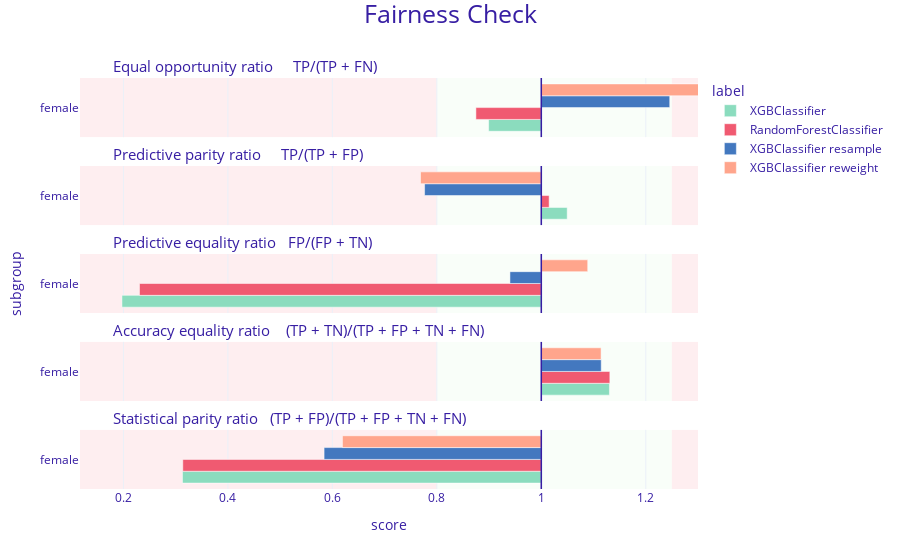

The code cell stored with this chart in its notebook:
### Code cell
fobject.plot([fobject2, fobject3, fobject4])

### Figure 1 — Plotly figure (JSON) as saved in the notebook; plotly's stock layout.template omitted (floating-point values rounded to 4 significant figures)
{"data": [{"alignmentgroup": "True", "customdata": [["female", 0.899, "XGBClassifier"]], "hovertemplate": "<b>%{customdata[2]}</b><br>Subgroup: %{customdata[0]}<br>Score: %{customdata[1]}<br><extra></extra>", "legendgroup": "XGBClassifier", "marker": {"color": "#8bdcbe", "pattern": {"shape": ""}}, "name": "XGBClassifier", "offsetgroup": "XGBClassifier", "orientation": "h", "showlegend": true, "textposition": "auto", "x": [-0.1008], "xaxis": "x5", "y": [0.5], "yaxis": "y5", "type": "bar"}, {"alignmentgroup": "True", "customdata": [["female", 1.05, "XGBClassifier"]], "hovertemplate": "<b>%{customdata[2]}</b><br>Subgroup: %{customdata[0]}<br>Score: %{customdata[1]}<br><extra></extra>", "legendgroup": "XGBClassifier", "marker": {"color": "#8bdcbe", "pattern": {"shape": ""}}, "name": "XGBClassifier", "offsetgroup": "XGBClassifier", "orientation": "h", "showlegend": false, "textposition": "auto", "x": [0.04962], "xaxis": "x4", "y": [0.5], "yaxis": "y4", "type": "bar"}, {"alignmentgroup": "True", "customdata": [["female", 0.197, "XGBClassifier"]], "hovertemplate": "<b>%{customdata[2]}</b><br>Subgroup: %{customdata[0]}<br>Score: %{customdata[1]}<br><extra></extra>", "legendgroup": "XGBClassifier", "marker": {"color": "#8bdcbe", "pattern": {"shape": ""}}, "name": "XGBClassifier", "offsetgroup": "XGBClassifier", "orientation": "h", "showlegend": false, "textposition": "auto", "x": [-0.8028], "xaxis": "x3", "y": [0.5], "yaxis": "y3", "type": "bar"}, {"alignmentgroup": "True", "customdata": [["female", 1.13, "XGBClassifier"]], "hovertemplate": "<b>%{customdata[2]}</b><br>Subgroup: %{customdata[0]}<br>Score: %{customdata[1]}<br><extra></extra>", "legendgroup": "XGBClassifier", "marker": {"color": "#8bdcbe", "pattern": {"shape": ""}}, "name": "XGBClassifier", "offsetgroup": "XGBClassifier", "orientation": "h", "showlegend": false, "textposition": "auto", "x": [0.1304], "xaxis": "x2", "y": [0.5], "yaxis": "y2", "type": "bar"}, {"alignmentgroup": "True", "customdata": [["female", 0.313, "XGBClassifier"]], "hovertemplate": "<b>%{customdata[2]}</b><br>Subgroup: %{customdata[0]}<br>Score: %{customdata[1]}<br><extra></extra>", "legendgroup": "XGBClassifier", "marker": {"color": "#8bdcbe", "pattern": {"shape": ""}}, "name": "XGBClassifier", "offsetgroup": "XGBClassifier", "orientation": "h", "showlegend": false, "textposition": "auto", "x": [-0.687], "xaxis": "x", "y": [0.5], "yaxis": "y", "type": "bar"}, {"alignmentgroup": "True", "customdata": [["female", 0.875, "RandomForestClassifier"]], "hovertemplate": "<b>%{customdata[2]}</b><br>Subgroup: %{customdata[0]}<br>Score: %{customdata[1]}<br><extra></extra>", "legendgroup": "RandomForestClassifier", "marker": {"color": "#f05a71", "pattern": {"shape": ""}}, "name": "RandomForestClassifier", "offsetgroup": "RandomForestClassifier", "orientation": "h", "showlegend": true, "textposition": "auto", "x": [-0.1252], "xaxis": "x5", "y": [0.5], "yaxis": "y5", "type": "bar"}, {"alignmentgroup": "True", "customdata": [["female", 1.015, "RandomForestClassifier"]], "hovertemplate": "<b>%{customdata[2]}</b><br>Subgroup: %{customdata[0]}<br>Score: %{customdata[1]}<br><extra></extra>", "legendgroup": "RandomForestClassifier", "marker": {"color": "#f05a71", "pattern": {"shape": ""}}, "name": "RandomForestClassifier", "offsetgroup": "RandomForestClassifier", "orientation": "h", "showlegend": false, "textposition": "auto", "x": [0.01499], "xaxis": "x4", "y": [0.5], "yaxis": "y4", "type": "bar"}, {"alignmentgroup": "True", "customdata": [["female", 0.231, "RandomForestClassifier"]], "hovertemplate": "<b>%{customdata[2]}</b><br>Subgroup: %{customdata[0]}<br>Score: %{customdata[1]}<br><extra></extra>", "legendgroup": "RandomForestClassifier", "marker": {"color": "#f05a71", "pattern": {"shape": ""}}, "name": "RandomForestClassifier", "offsetgroup": "RandomForestClassifier", "orientation": "h", "showlegend": false, "textposition": "auto", "x": [-0.7692], "xaxis": "x3", "y": [0.5], "yaxis": "y3", "type": "bar"}, {"alignmentgroup": "True", "customdata": [["female", 1.131, "RandomForestClassifier"]], "hovertemplate": "<b>%{customdata[2]}</b><br>Subgroup: %{customdata[0]}<br>Score: %{customdata[1]}<br><extra></extra>", "legendgroup": "RandomForestClassifier", "marker": {"color": "#f05a71", "pattern": {"shape": ""}}, "name": "RandomForestClassifier", "offsetgroup": "RandomForestClassifier", "orientation": "h", "showlegend": false, "textposition": "auto", "x": [0.1312], "xaxis": "x2", "y": [0.5], "yaxis": "y2", "type": "bar"}, {"alignmentgroup": "True", "customdata": [["female", 0.314, "RandomForestClassifier"]], "hovertemplate": "<b>%{customdata[2]}</b><br>Subgroup: %{customdata[0]}<br>Score: %{customdata[1]}<br><extra></extra>", "legendgroup": "RandomForestClassifier", "marker": {"color": "#f05a71", "pattern": {"shape": ""}}, "name": "RandomForestClassifier", "offsetgroup": "RandomForestClassifier", "orientation": "h", "showlegend": false, "textposition": "auto", "x": [-0.6863], "xaxis": "x", "y": [0.5], "yaxis": "y", "type": "bar"}, {"alignmentgroup": "True", "customdata": [["female", 1.246, "XGBClassifier resample"]], "hovertemplate": "<b>%{customdata[2]}</b><br>Subgroup: %{customdata[0]}<br>Score: %{customdata[1]}<br><extra></extra>", "legendgroup": "XGBClassifier resample", "marker": {"color": "#4378bf", "pattern": {"shape": ""}}, "name": "XGBClassifier resample", "offsetgroup": "XGBClassifier resample", "orientation": "h", "showlegend": true, "textposition": "auto", "x": [0.2459], "xaxis": "x5", "y": [0.5], "yaxis": "y5", "type": "bar"}, {"alignmentgroup": "True", "customdata": [["female", 0.777, "XGBClassifier resample"]], "hovertemplate": "<b>%{customdata[2]}</b><br>Subgroup: %{customdata[0]}<br>Score: %{customdata[1]}<br><extra></extra>", "legendgroup": "XGBClassifier resample", "marker": {"color": "#4378bf", "pattern": {"shape": ""}}, "name": "XGBClassifier resample", "offsetgroup": "XGBClassifier resample", "orientation": "h", "showlegend": false, "textposition": "auto", "x": [-0.2234], "xaxis": "x4", "y": [0.5], "yaxis": "y4", "type": "bar"}, {"alignmentgroup": "True", "customdata": [["female", 0.94, "XGBClassifier resample"]], "hovertemplate": "<b>%{customdata[2]}</b><br>Subgroup: %{customdata[0]}<br>Score: %{customdata[1]}<br><extra></extra>", "legendgroup": "XGBClassifier resample", "marker": {"color": "#4378bf", "pattern": {"shape": ""}}, "name": "XGBClassifier resample", "offsetgroup": "XGBClassifier resample", "orientation": "h", "showlegend": false, "textposition": "auto", "x": [-0.06], "xaxis": "x3", "y": [0.5], "yaxis": "y3", "type": "bar"}, {"alignmentgroup": "True", "customdata": [["female", 1.115, "XGBClassifier resample"]], "hovertemplate": "<b>%{customdata[2]}</b><br>Subgroup: %{customdata[0]}<br>Score: %{customdata[1]}<br><extra></extra>", "legendgroup": "XGBClassifier resample", "marker": {"color": "#4378bf", "pattern": {"shape": ""}}, "name": "XGBClassifier resample", "offsetgroup": "XGBClassifier resample", "orientation": "h", "showlegend": false, "textposition": "auto", "x": [0.1147], "xaxis": "x2", "y": [0.5], "yaxis": "y2", "type": "bar"}, {"alignmentgroup": "True", "customdata": [["female", 0.584, "XGBClassifier resample"]], "hovertemplate": "<b>%{customdata[2]}</b><br>Subgroup: %{customdata[0]}<br>Score: %{customdata[1]}<br><extra></extra>", "legendgroup": "XGBClassifier resample", "marker": {"color": "#4378bf", "pattern": {"shape": ""}}, "name": "XGBClassifier resample", "offsetgroup": "XGBClassifier resample", "orientation": "h", "showlegend": false, "textposition": "auto", "x": [-0.4158], "xaxis": "x", "y": [0.5], "yaxis": "y", "type": "bar"}, {"alignmentgroup": "True", "customdata": [["female", 1.303, "XGBClassifier reweight"]], "hovertemplate": "<b>%{customdata[2]}</b><br>Subgroup: %{customdata[0]}<br>Score: %{customdata[1]}<br><extra></extra>", "legendgroup": "XGBClassifier reweight", "marker": {"color": "#ffa58c", "pattern": {"shape": ""}}, "name": "XGBClassifier reweight", "offsetgroup": "XGBClassifier reweight", "orientation": "h", "showlegend": true, "textposition": "auto", "x": [0.3033], "xaxis": "x5", "y": [0.5], "yaxis": "y5", "type": "bar"}, {"alignmentgroup": "True", "customdata": [["female", 0.769, "XGBClassifier reweight"]], "hovertemplate": "<b>%{customdata[2]}</b><br>Subgroup: %{customdata[0]}<br>Score: %{customdata[1]}<br><extra></extra>", "legendgroup": "XGBClassifier reweight", "marker": {"color": "#ffa58c", "pattern": {"shape": ""}}, "name": "XGBClassifier reweight", "offsetgroup": "XGBClassifier reweight", "orientation": "h", "showlegend": false, "textposition": "auto", "x": [-0.2312], "xaxis": "x4", "y": [0.5], "yaxis": "y4", "type": "bar"}, {"alignmentgroup": "True", "customdata": [["female", 1.089, "XGBClassifier reweight"]], "hovertemplate": "<b>%{customdata[2]}</b><br>Subgroup: %{customdata[0]}<br>Score: %{customdata[1]}<br><extra></extra>", "legendgroup": "XGBClassifier reweight", "marker": {"color": "#ffa58c", "pattern": {"shape": ""}}, "name": "XGBClassifier reweight", "offsetgroup": "XGBClassifier reweight", "orientation": "h", "showlegend": false, "textposition": "auto", "x": [0.08889], "xaxis": "x3", "y": [0.5], "yaxis": "y3", "type": "bar"}, {"alignmentgroup": "True", "customdata": [["female", 1.114, "XGBClassifier reweight"]], "hovertemplate": "<b>%{customdata[2]}</b><br>Subgroup: %{customdata[0]}<br>Score: %{customdata[1]}<br><extra></extra>", "legendgroup": "XGBClassifier reweight", "marker": {"color": "#ffa58c", "pattern": {"shape": ""}}, "name": "XGBClassifier reweight", "offsetgroup": "XGBClassifier reweight", "orientation": "h", "showlegend": false, "textposition": "auto", "x": [0.1145], "xaxis": "x2", "y": [0.5], "yaxis": "y2", "type": "bar"}, {"alignmentgroup": "True", "customdata": [["female", 0.619, "XGBClassifier reweight"]], "hovertemplate": "<b>%{customdata[2]}</b><br>Subgroup: %{customdata[0]}<br>Score: %{customdata[1]}<br><extra></extra>", "legendgroup": "XGBClassifier reweight", "marker": {"color": "#ffa58c", "pattern": {"shape": ""}}, "name": "XGBClassifier reweight", "offsetgroup": "XGBClassifier reweight", "orientation": "h", "showlegend": false, "textposition": "auto", "x": [-0.3807], "xaxis": "x", "y": [0.5], "yaxis": "y", "type": "bar"}], "layout": {"xaxis": {"anchor": "y", "domain": [0.0, 1.0], "title": {"text": "score"}, "tickvals": [-1.0, -0.8, -0.6, -0.4, -0.2, 0.0, 0.2, 0.0], "ticktext": [0.0, 0.2, 0.4, 0.6, 0.8, 1.0, 1.2, 1.0], "range": [-0.8831, 0.3]}, "yaxis": {"anchor": "x", "domain": [0.0, 0.144], "title": {"text": ""}, "tickvals": [0.5], "ticktext": ["female"], "range": [0, 1], "showgrid": false, "zeroline": false}, "xaxis2": {"anchor": "y2", "domain": [0.0, 1.0], "matches": "x", "showticklabels": false, "tickvals": [-1.0, -0.8, -0.6, -0.4, -0.2, 0.0, 0.2, 0.0], "ticktext": [0.0, 0.2, 0.4, 0.6, 0.8, 1.0, 1.2, 1.0], "range": [-0.8831, 0.3]}, "yaxis2": {"anchor": "x2", "domain": [0.214, 0.358], "matches": "y", "title": {"text": ""}, "tickvals": [0.5], "ticktext": ["female"], "range": [0, 1], "showgrid": false, "zeroline": false}, "xaxis3": {"anchor": "y3", "domain": [0.0, 1.0], "matches": "x", "showticklabels": false, "tickvals": [-1.0, -0.8, -0.6, -0.4, -0.2, 0.0, 0.2, 0.0], "ticktext": [0.0, 0.2, 0.4, 0.6, 0.8, 1.0, 1.2, 1.0], "range": [-0.8831, 0.3]}, "yaxis3": {"anchor": "x3", "domain": [0.428, 0.572], "matches": "y", "title": {"text": "subgroup"}, "tickvals": [0.5], "ticktext": ["female"], "range": [0, 1], "showgrid": false, "zeroline": false}, "xaxis4": {"anchor": "y4", "domain": [0.0, 1.0], "matches": "x", "showticklabels": false, "tickvals": [-1.0, -0.8, -0.6, -0.4, -0.2, 0.0, 0.2, 0.0], "ticktext": [0.0, 0.2, 0.4, 0.6, 0.8, 1.0, 1.2, 1.0], "range": [-0.8831, 0.3]}, "yaxis4": {"anchor": "x4", "domain": [0.642, 0.786], "matches": "y", "title": {"text": ""}, "tickvals": [0.5], "ticktext": ["female"], "range": [0, 1], "showgrid": false, "zeroline": false}, "xaxis5": {"anchor": "y5", "domain": [0.0, 1.0], "matches": "x", "showticklabels": false, "tickvals": [-1.0, -0.8, -0.6, -0.4, -0.2, 0.0, 0.2, 0.0], "ticktext": [0.0, 0.2, 0.4, 0.6, 0.8, 1.0, 1.2, 1.0], "range": [-0.8831, 0.3]}, "yaxis5": {"anchor": "x5", "domain": [0.856, 1.0], "matches": "y", "title": {"text": ""}, "tickvals": [0.5], "ticktext": ["female"], "range": [0, 1], "showgrid": false, "zeroline": false}, "annotations": [{"font": {"size": 15}, "showarrow": false, "text": "Statistical parity ratio   (TP + FP)/(TP + FP + TN + FN)", "x": 0.05, "xanchor": "left", "xref": "paper", "y": 0.144, "yanchor": "bottom", "yref": "paper"}, {"font": {"size": 15}, "showarrow": false, "text": "Accuracy equality ratio    (TP + TN)/(TP + FP + TN + FN)", "x": 0.05, "xanchor": "left", "xref": "paper", "y": 0.358, "yanchor": "bottom", "yref": "paper"}, {"font": {"size": 15}, "showarrow": false, "text": "Predictive equality ratio   FP/(FP + TN)", "x": 0.05, "xanchor": "left", "xref": "paper", "y": 0.572, "yanchor": "bottom", "yref": "paper"}, {"font": {"size": 15}, "showarrow": false, "text": "Predictive parity ratio     TP/(TP + FP)", "x": 0.05, "xanchor": "left", "xref": "paper", "y": 0.786, "yanchor": "bottom", "yref": "paper"}, {"font": {"size": 15}, "showarrow": false, "text": "Equal opportunity ratio     TP/(TP + FN)", "x": 0.05, "xanchor": "left", "xref": "paper", "y": 1.0, "yanchor": "bottom", "yref": "paper"}], "legend": {"title": {"text": "label"}, "tracegroupgap": 0}, "margin": {"t": 78, "b": 71, "r": 30}, "barmode": "group", "shapes": [{"fillcolor": "#f05a71", "layer": "below", "line": {"width": 0}, "opacity": 0.1, "type": "rect", "x0": 0.25, "x1": 0.3, "xref": "x", "y0": 0, "y1": 1, "yref": "y"}, {"fillcolor": "#f05a71", "layer": "below", "line": {"width": 0}, "opacity": 0.1, "type": "rect", "x0": -0.8831, "x1": -0.2, "xref": "x", "y0": 0, "y1": 1, "yref": "y"}, {"fillcolor": "#c7f5bf", "layer": "below", "line": {"width": 0}, "opacity": 0.1, "type": "rect", "x0": -0.2, "x1": 0.25, "xref": "x", "y0": 0, "y1": 1, "yref": "y"}, {"line": {"color": "#371ea3", "width": 1.5}, "type": "line", "x0": 0, "x1": 0, "xref": "x", "y0": 0, "y1": 1, "yref": "y"}, {"fillcolor": "#f05a71", "layer": "below", "line": {"width": 0}, "opacity": 0.1, "type": "rect", "x0": 0.25, "x1": 0.3, "xref": "x", "y0": 0, "y1": 1, "yref": "y2"}, {"fillcolor": "#f05a71", "layer": "below", "line": {"width": 0}, "opacity": 0.1, "type": "rect", "x0": -0.8831, "x1": -0.2, "xref": "x", "y0": 0, "y1": 1, "yref": "y2"}, {"fillcolor": "#c7f5bf", "layer": "below", "line": {"width": 0}, "opacity": 0.1, "type": "rect", "x0": -0.2, "x1": 0.25, "xref": "x", "y0": 0, "y1": 1, "yref": "y2"}, {"line": {"color": "#371ea3", "width": 1.5}, "type": "line", "x0": 0, "x1": 0, "xref": "x", "y0": 0, "y1": 1, "yref": "y2"}, {"fillcolor": "#f05a71", "layer": "below", "line": {"width": 0}, "opacity": 0.1, "type": "rect", "x0": 0.25, "x1": 0.3, "xref": "x", "y0": 0, "y1": 1, "yref": "y3"}, {"fillcolor": "#f05a71", "layer": "below", "line": {"width": 0}, "opacity": 0.1, "type": "rect", "x0": -0.8831, "x1": -0.2, "xref": "x", "y0": 0, "y1": 1, "yref": "y3"}, {"fillcolor": "#c7f5bf", "layer": "below", "line": {"width": 0}, "opacity": 0.1, "type": "rect", "x0": -0.2, "x1": 0.25, "xref": "x", "y0": 0, "y1": 1, "yref": "y3"}, {"line": {"color": "#371ea3", "width": 1.5}, "type": "line", "x0": 0, "x1": 0, "xref": "x", "y0": 0, "y1": 1, "yref": "y3"}, {"fillcolor": "#f05a71", "layer": "below", "line": {"width": 0}, "opacity": 0.1, "type": "rect", "x0": 0.25, "x1": 0.3, "xref": "x", "y0": 0, "y1": 1, "yref": "y4"}, {"fillcolor": "#f05a71", "layer": "below", "line": {"width": 0}, "opacity": 0.1, "type": "rect", "x0": -0.8831, "x1": -0.2, "xref": "x", "y0": 0, "y1": 1, "yref": "y4"}, {"fillcolor": "#c7f5bf", "layer": "below", "line": {"width": 0}, "opacity": 0.1, "type": "rect", "x0": -0.2, "x1": 0.25, "xref": "x", "y0": 0, "y1": 1, "yref": "y4"}, {"line": {"color": "#371ea3", "width": 1.5}, "type": "line", "x0": 0, "x1": 0, "xref": "x", "y0": 0, "y1": 1, "yref": "y4"}, {"fillcolor": "#f05a71", "layer": "below", "line": {"width": 0}, "opacity": 0.1, "type": "rect", "x0": 0.25, "x1": 0.3, "y0": 0, "y1": 1, "yref": "y5", "xref": "x"}, {"fillcolor": "#f05a71", "layer": "below", "line": {"width": 0}, "opacity": 0.1, "type": "rect", "x0": -0.8831, "x1": -0.2, "y0": 0, "y1": 1, "yref": "y5", "xref": "x"}, {"fillcolor": "#c7f5bf", "layer": "below", "line": {"width": 0}, "opacity": 0.1, "type": "rect", "x0": -0.2, "x1": 0.25, "y0": 0, "y1": 1, "yref": "y5", "xref": "x"}, {"line": {"color": "#371ea3", "width": 1.5}, "type": "line", "x0": 0, "x1": 0, "xref": "x", "y0": 0, "y1": 1, "yref": "y5"}], "title": {"font": {"size": 25}, "text": "Fairness Check", "x": 0.5, "y": 0.99}, "font": {"color": "#371ea3"}}}
